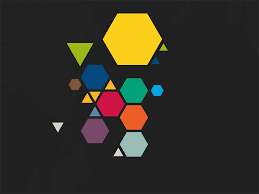
#> input picture shapes.png, 259 x 194 px
$ python 8_neightborhoods.py   (older library calls are emulated)
#> lines starting #> are read from the running program, lines starting #| are printed output that depends on the picture; after the words box and inside, x2 and y2 are one past the last pixel; in counts of white or black regions, pixels touching at a corner belong together
from skimage import measure
from skimage.filters import threshold_local
import matplotlib.pyplot as plt
import numpy as np
import  cv2
import random

img = cv2.imread('../shapes.png',0)
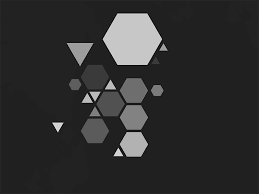
#> img: shape (194, 259); min 0, max 217, mean 47
res = np.zeros((img.shape[0],img.shape[1],3),np.uint8)
thresh = cv2.threshold(img, 50, 255, 0)[1]
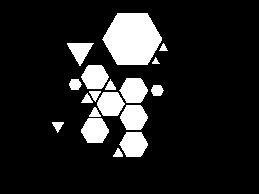
#> thresh: shape (194, 259); 13.1% white; 18 white regions
_, contours,_ = cv2.findContours(thresh,cv2.RETR_TREE,cv2.CHAIN_APPROX_SIMPLE)
#> contours = 18 contours, 1 with area under 20; largest, box (x1, y1, x2, y2) and area: (102, 13, 162, 65) 2269, (119, 132, 148, 157) 506, (119, 78, 148, 103) 504, (81, 118, 109, 143) 501, (120, 105, 148, 130) 501
for cnt in contours:
    cv2.drawContours(res, [cnt],0,(random.randint(0,255),random.randint(0,255) ,random.randint(0,255)),-1)
#> this loop made 18 passes
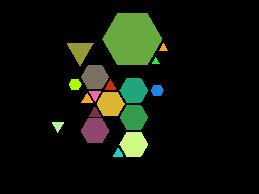
#> res: shape (194, 259, 3); mean of channels 0, 1, 2 11, 21.1, 16.1; drawn as B, G, R
cv2.imshow('res',res)
cv2.waitKey(0)
